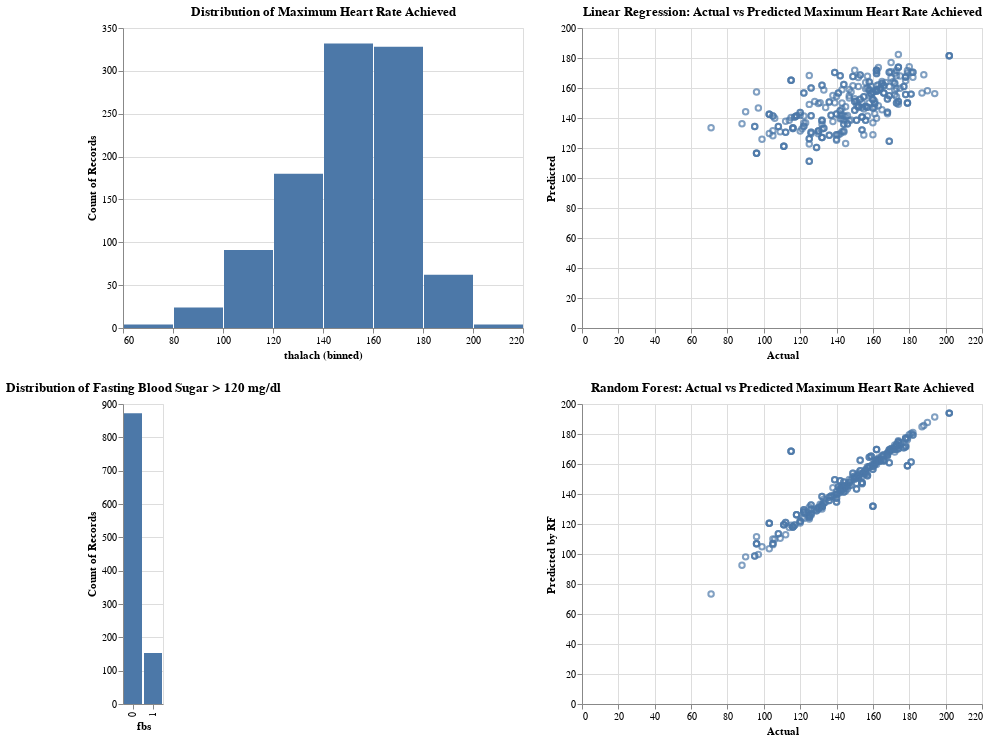

Notebook cell for this chart:
### Markdown cell above
## Whole Code

### Code cell
import pandas as pd
import altair as alt
from sklearn.model_selection import train_test_split
from sklearn.linear_model import LinearRegression
from sklearn.ensemble import RandomForestRegressor
from sklearn.metrics import mean_squared_error

heart_data = pd.read_csv('heart.csv')

columns_to_keep = [
    'age', 'sex', 'cp', 'trestbps', 'chol', 'fbs', 'restecg', 'thalach', 'exang', 'oldpeak', 'slope', 'ca', 'thal'
]
heart_data_filtered = heart_data[columns_to_keep]

even_data = heart_data_filtered.iloc[::2]
odd_data = heart_data_filtered.iloc[1::2]
heart_data_filtered = pd.concat([even_data, odd_data], axis=0).sort_index()

chart1 = alt.Chart(heart_data_filtered).mark_bar().encode(
    alt.X("thalach:Q", bin=True),
    y='count()',
).properties(title="Distribution of Maximum Heart Rate Achieved")

chart2 = alt.Chart(heart_data_filtered).mark_bar().encode(
    alt.X("fbs:O"),
    y='count()',
).properties(title="Distribution of Fasting Blood Sugar > 120 mg/dl")

X = heart_data_filtered.drop('thalach', axis=1)
y = heart_data_filtered['thalach']
X_train, X_test, y_train, y_test = train_test_split(X, y, test_size=0.3, random_state=42)

model = LinearRegression()
model.fit(X_train, y_train)
y_pred = model.predict(X_test)

mse = mean_squared_error(y_test, y_pred)
print(f"Mean Squared Error for 'maximum heart rate achieved' using Linear Regression: {mse:.2f}")

predictions_df = pd.DataFrame({'Actual': y_test, 'Predicted': y_pred})
chart3 = alt.Chart(predictions_df).mark_point().encode(
    x='Actual',
    y='Predicted'
).properties(title="Linear Regression: Actual vs Predicted Maximum Heart Rate Achieved")

rf_model = RandomForestRegressor(n_estimators=100, random_state=42)
rf_model.fit(X_train, y_train)
rf_y_pred = rf_model.predict(X_test)

rf_mse = mean_squared_error(y_test, rf_y_pred)
print(f"Mean Squared Error for 'maximum heart rate achieved' using Random Forest: {rf_mse:.2f}")

rf_predictions_df = pd.DataFrame({'Actual': y_test, 'Predicted by RF': rf_y_pred})
chart4 = alt.Chart(rf_predictions_df).mark_point().encode(
    x='Actual',
    y='Predicted by RF'
).properties(title="Random Forest: Actual vs Predicted Maximum Heart Rate Achieved")

chart1 & chart2 | (chart3 & chart4)

### Figure 1 — Vega-Lite specification as saved in the notebook (floating-point values rounded to 4 significant figures; data arrays with more than 128 entries replaced by an {"elided": "..."} marker saying what was removed)
{"config": {"view": {"continuousWidth": 400, "continuousHeight": 300}}, "hconcat": [{"vconcat": [{"mark": "bar", "encoding": {"x": {"bin": true, "field": "thalach", "type": "quantitative"}, "y": {"aggregate": "count", "type": "quantitative"}}, "title": "Distribution of Maximum Heart Rate Achieved"}, {"mark": "bar", "encoding": {"x": {"field": "fbs", "type": "ordinal"}, "y": {"aggregate": "count", "type": "quantitative"}}, "title": "Distribution of Fasting Blood Sugar > 120 mg/dl"}], "data": {"name": "data-e7fa53e0e51f920986696ac6597652a8"}}, {"vconcat": [{"data": {"name": "data-b065fa6936bea3244e450fa6b10de51b"}, "mark": "point", "encoding": {"x": {"field": "Actual", "type": "quantitative"}, "y": {"field": "Predicted", "type": "quantitative"}}, "title": "Linear Regression: Actual vs Predicted Maximum Heart Rate Achieved"}, {"data": {"name": "data-e578423f88649d06b44f42a9f59c2510"}, "mark": "point", "encoding": {"x": {"field": "Actual", "type": "quantitative"}, "y": {"field": "Predicted by RF", "type": "quantitative"}}, "title": "Random Forest: Actual vs Predicted Maximum Heart Rate Achieved"}]}], "$schema": "https://vega.github.io/schema/vega-lite/v4.17.0.json", "datasets": {"data-e7fa53e0e51f920986696ac6597652a8": {"elided": "1025 records"}, "data-b065fa6936bea3244e450fa6b10de51b": {"elided": "308 records"}, "data-e578423f88649d06b44f42a9f59c2510": {"elided": "308 records"}}}
